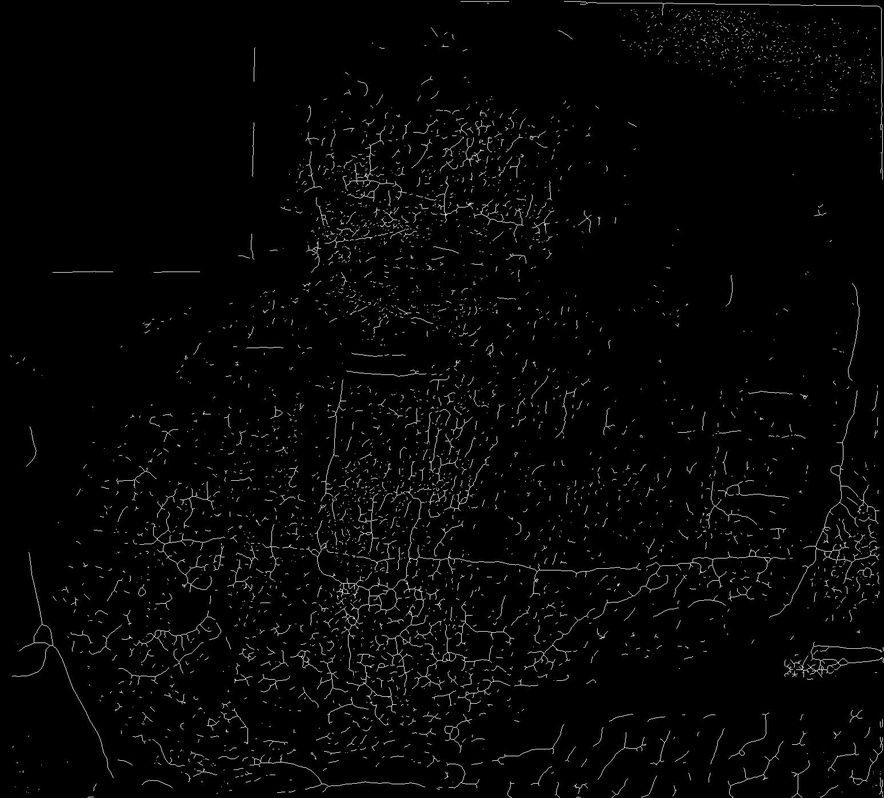
#> input picture ImageProcessingPython/ImagePyInstallerTest.jpg, 884 x 798 px, shrunk from 1547 x 1396 before the run
$ python PyinstallerTest2.py ImagePyInstallerTest.jpg out.png ImagePyInstallerTest.jpg   (older library calls are emulated)
#> lines starting #> are read from the running program, lines starting #| are printed output that depends on the picture; after the words box and inside, x2 and y2 are one past the last pixel; in counts of white or black regions, pixels touching at a corner belong together
### ImageProcessingPython/_frangi.py
import numpy as np

__all__ = ['frangi', 'hessian']


def _frangi_hessian_common_filter(image, scale_range, scale_step,
                                  beta1, beta2):
    """This is an intermediate function for Frangi and Hessian filters.

    Shares the common code for Frangi and Hessian functions.

    Parameters
    ----------
    image : (N, M) ndarray
        Array with input image data.
    scale_range : 2-tuple of floats, optional
        The range of sigmas used.
    scale_step : float, optional
        Step size between sigmas.
    beta1 : float, optional
        Frangi correction constant that adjusts the filter's
        sensitivity to deviation from a blob-like structure.
    beta2 : float, optional
        Frangi correction constant that adjusts the filter's
        sensitivity to areas of high variance/texture/structure.

    Returns
    -------
    filtered_list : list
        List of pre-filtered images.

    """
    # Import has to be here due to circular import error
    #from ..feature import hessian_matrix, hessian_matrix_eigvals
    #from skimage.feature import hessian_matrix, hessian_matrix_eigvals JF


    sigmas = np.arange(scale_range[0], scale_range[1], scale_step)
    if np.any(np.asarray(sigmas) < 0.0):
        raise ValueError("Sigma values less than zero are not valid")

    beta1 = 2 * beta1 ** 2
    beta2 = 2 * beta2 ** 2

    filtered_array = np.zeros(sigmas.shape + image.shape)
    lambdas_array = np.zeros(sigmas.shape + image.shape)

    # Filtering for all sigmas
    for i, sigma in enumerate(sigmas):
        # Make 2D hessian
        (Drr, Drc, Dcc) = hessian_matrix(image, sigma, order='rc')

        # Correct for scale
        Drr = (sigma ** 2) * Drr
        Drc = (sigma ** 2) * Drc
        Dcc = (sigma ** 2) * Dcc

        # Calculate (abs sorted) eigenvalues and vectors
        (lambda1, lambda2) = hessian_matrix_eigvals(Drr, Drc, Dcc)

        # Compute some similarity measures
        lambda1[lambda1 == 0] = 1e-10
        rb = (lambda2 / lambda1) ** 2
        s2 = lambda1 ** 2 + lambda2 ** 2

        # Compute the output image
        filtered = np.exp(-rb / beta1) * (np.ones(np.shape(image)) -
                                          np.exp(-s2 / beta2))

        # Store the results in 3D matrices
        filtered_array[i] = filtered
        lambdas_array[i] = lambda1
    return filtered_array, lambdas_array


def frangi(image, scale_range=(1, 10), scale_step=2, beta1=0.5, beta2=15,
           black_ridges=True):
    """Filter an image with the Frangi filter.

    This filter can be used to detect continuous edges, e.g. vessels,
    wrinkles, rivers. It can be used to calculate the fraction of the
    whole image containing such objects.

    Calculates the eigenvectors of the Hessian to compute the similarity of
    an image region to vessels, according to the method described in _[1].

    Parameters
    ----------
    image : (N, M) ndarray
        Array with input image data.
    scale_range : 2-tuple of floats, optional
        The range of sigmas used.
    scale_step : float, optional
        Step size between sigmas.
    beta1 : float, optional
        Frangi correction constant that adjusts the filter's
        sensitivity to deviation from a blob-like structure.
    beta2 : float, optional
        Frangi correction constant that adjusts the filter's
        sensitivity to areas of high variance/texture/structure.
    black_ridges : boolean, optional
        When True (the default), the filter detects black ridges; when
        False, it detects white ridges.

    Returns
    -------
    out : (N, M) ndarray
        Filtered image (maximum of pixels across all scales).

    Notes
    -----
    Written by Marc Schrijver, 2/11/2001
    Re-Written by D. J. Kroon University of Twente (May 2009)

    References
    ----------
    .. [1] A. Frangi, W. Niessen, K. Vincken, and M. Viergever. "Multiscale
           vessel enhancement filtering," In LNCS, vol. 1496, pages 130-137,
           Germany, 1998. Springer-Verlag.
    .. [2] Kroon, D.J.: Hessian based Frangi vesselness filter.
    .. [3] http://mplab.ucsd.edu/tutorials/gabor.pdf.
    """
    filtered, lambdas = _frangi_hessian_common_filter(image,
                                                      scale_range, scale_step,
                                                      beta1, beta2)
    if black_ridges:
        filtered[lambdas < 0] = 0
    else:
        filtered[lambdas > 0] = 0

    # Return for every pixel the value of the scale(sigma) with the maximum
    # output pixel value
    return np.max(filtered, axis=0)


# [51 lines left out: function hessian, not called in this run]


    ##### JF
from skimage import img_as_float
from scipy import ndimage as ndi
from itertools import combinations_with_replacement


def hessian_matrix(image, sigma=1, mode='constant', cval=0, order=None):
    """Compute Hessian matrix.

    The Hessian matrix is defined as::

        H = [Hrr Hrc]
            [Hrc Hcc]

    which is computed by convolving the image with the second derivatives
    of the Gaussian kernel in the respective x- and y-directions.

    Parameters
    ----------
    image : ndarray
        Input image.
    sigma : float
        Standard deviation used for the Gaussian kernel, which is used as
        weighting function for the auto-correlation matrix.
    mode : {'constant', 'reflect', 'wrap', 'nearest', 'mirror'}, optional
        How to handle values outside the image borders.
    cval : float, optional
        Used in conjunction with mode 'constant', the value outside
        the image boundaries.
    order : {'xy', 'rc'}, optional
        This parameter allows for the use of reverse or forward order of
        the image axes in gradient computation. 'xy' indicates the usage
        of the last axis initially (Hxx, Hxy, Hyy), whilst 'rc' indicates
        the use of the first axis initially (Hrr, Hrc, Hcc).

    Returns
    -------
    Hrr : ndarray
        Element of the Hessian matrix for each pixel in the input image.
    Hrc : ndarray
        Element of the Hessian matrix for each pixel in the input image.
    Hcc : ndarray
        Element of the Hessian matrix for each pixel in the input image.

    Examples
    --------
    >>> from skimage.feature import hessian_matrix
    >>> square = np.zeros((5, 5))
    >>> square[2, 2] = 4
    >>> Hrr, Hrc, Hcc = hessian_matrix(square, sigma=0.1, order = 'rc')
    >>> Hrc
    array([[ 0.,  0.,  0.,  0.,  0.],
           [ 0.,  1.,  0., -1.,  0.],
           [ 0.,  0.,  0.,  0.,  0.],
           [ 0., -1.,  0.,  1.,  0.],
           [ 0.,  0.,  0.,  0.,  0.]])
    """

    image = img_as_float(image)

    gaussian_filtered = ndi.gaussian_filter(image, sigma=sigma,
                                            mode=mode, cval=cval)

    if order is None:
        if image.ndim == 2:
            # The legacy 2D code followed (x, y) convention, so we swap the axis
            # order to maintain compatibility with old code
            warn('deprecation warning: the default order of the hessian matrix values '
                 'will be "row-column" instead of "xy" starting in skimage version 0.15. '
                 'Use order="rc" or order="xy" to set this explicitly')
            order = 'xy'
        else:
            order = 'rc'


    gradients = np.gradient(gaussian_filtered)
    axes = range(image.ndim)

    if order == 'rc':
        axes = reversed(axes)

    H_elems = [np.gradient(gradients[ax0], axis=ax1)
               for ax0, ax1 in combinations_with_replacement(axes, 2)]

    return H_elems


def hessian_matrix_eigvals(Hxx, Hxy, Hyy):
    """Compute Eigenvalues of Hessian matrix.

    Parameters
    ----------
    Hxx : ndarray
        Element of the Hessian matrix for each pixel in the input image.
    Hxy : ndarray
        Element of the Hessian matrix for each pixel in the input image.
    Hyy : ndarray
        Element of the Hessian matrix for each pixel in the input image.

    Returns
    -------
    l1 : ndarray
        Larger eigen value for each input matrix.
    l2 : ndarray
        Smaller eigen value for each input matrix.

    Examples
    --------
    >>> from skimage.feature import hessian_matrix, hessian_matrix_eigvals
    >>> square = np.zeros((5, 5))
    >>> square[2, 2] = 4
    >>> Hxx, Hxy, Hyy = hessian_matrix(square, sigma=0.1, order='rc')
    >>> hessian_matrix_eigvals(Hxx, Hxy, Hyy)[0]
    array([[ 0.,  0.,  2.,  0.,  0.],
           [ 0.,  1.,  0.,  1.,  0.],
           [ 2.,  0., -2.,  0.,  2.],
           [ 0.,  1.,  0.,  1.,  0.],
           [ 0.,  0.,  2.,  0.,  0.]])

    """

    return _image_orthogonal_matrix22_eigvals(Hxx, Hxy, Hyy)

def _image_orthogonal_matrix22_eigvals(M00, M01, M11):
    l1 = (M00 + M11) / 2 + np.sqrt(4 * M01 ** 2 + (M00 - M11) ** 2) / 2
    l2 = (M00 + M11) / 2 - np.sqrt(4 * M01 ** 2 + (M00 - M11) ** 2) / 2
    return l1, l2


### ImageProcessingPython/PyinstallerTest2.py

from skimage import io
from skimage.color import rgb2grey
from skimage import exposure
from skimage.restoration import denoise_tv_chambolle
from _frangi import frangi, hessian
from skimage.filters import threshold_li
from skimage.morphology import skeletonize
import warnings as war
from scipy import misc
import sys
from skimage import morphology
from os import startfile


def processImage(img, removeSmall=0):
    """
    Apply some filters to the given image.
    :param img: image to process
    @type img: string
    :return: processed image
    @type return: result image
    """
    result = None
    # disable warnings
    with war.catch_warnings():
        war.simplefilter("ignore")
        # Convert image to grey scale
        img = rgb2grey(img)
        # Equalize histogram
        imgAdapted = exposure.equalize_adapthist(img, clip_limit=0.91, nbins=100)
        # Reduce noise
        imgAdaptedDenoise = denoise_tv_chambolle(imgAdapted, weight=0.1)
        # Apply frangi filter
        frangiImg = frangi(imgAdaptedDenoise)
        # Calculate image threshold
        threshold = threshold_li(frangiImg)
        # Apply threshold
        thresholdedImg = frangiImg >= threshold
        # Skeletonize image
        skImg = skeletonize(thresholdedImg)
        # Remove small objects (min_size fixed to 70)
        result = morphology.remove_small_objects(skImg, min_size=removeSmall, connectivity=100)
    return result

if __name__ == "__main__":
    imgPath = sys.argv[1]
    savePath = sys.argv[2]
    removeSmall = 0
    if (len(sys.argv)==4):
        removeSmall = sys.argv[3]
    img = io.imread(imgPath)
#> img is the input picture: shape (798, 884); min 0, max 249, mean 6.1
    print('Procesando...')
    result = processImage(img,removeSmall)
#> in processImage, `imgAdapted = exposure.equalize_adapthist(img, clip_limit=0.91, nbins=1..`:
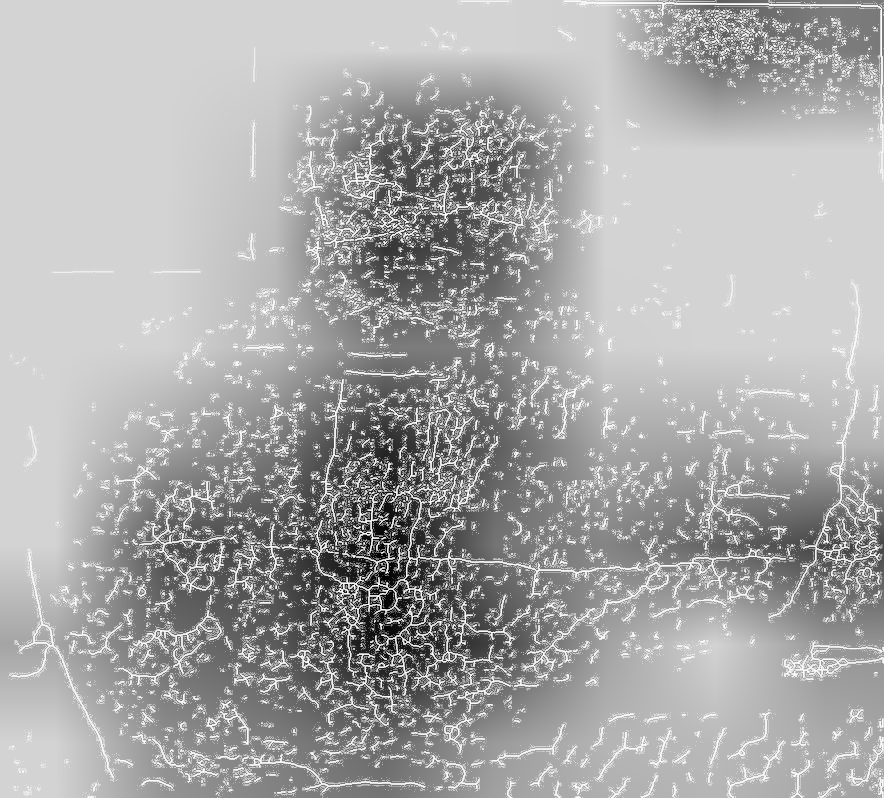
#> imgAdapted: shape (798, 884) float64; min 0, max 1, mean 0.668
#> after the loop in _frangi_hessian_common_filter, `for i, sigma in enumerate(sigmas):`:
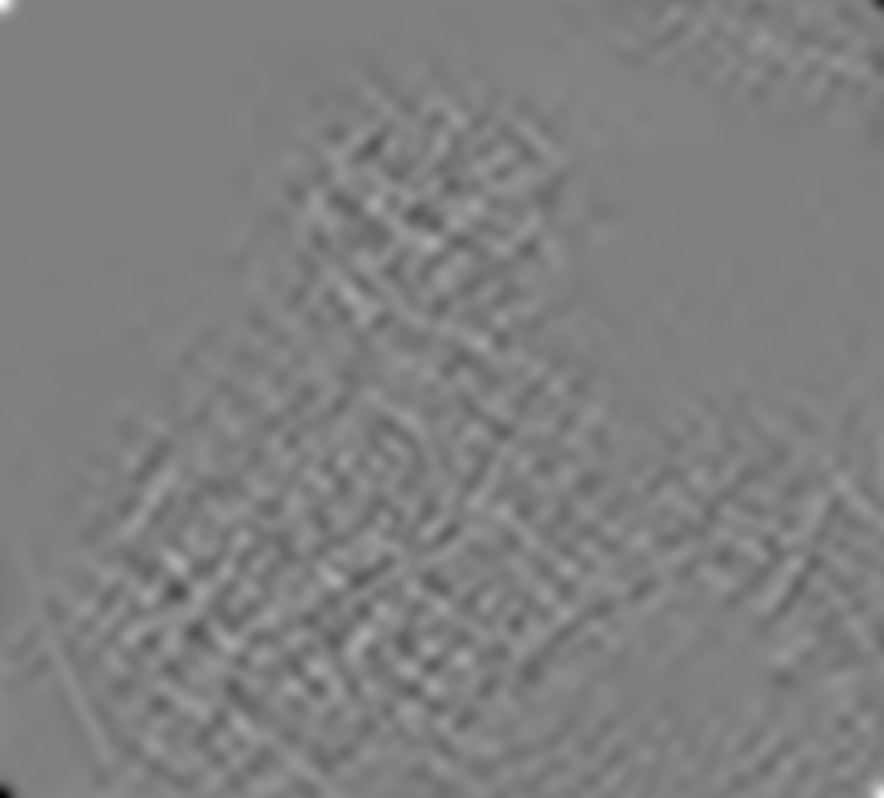
#> Drc: shape (798, 884) float64; min -0.131, max 0.131, mean 4.55e-06; drawn with min black and max white
#> after the loop in _frangi_hessian_common_filter, `for i, sigma in enumerate(sigmas):`:
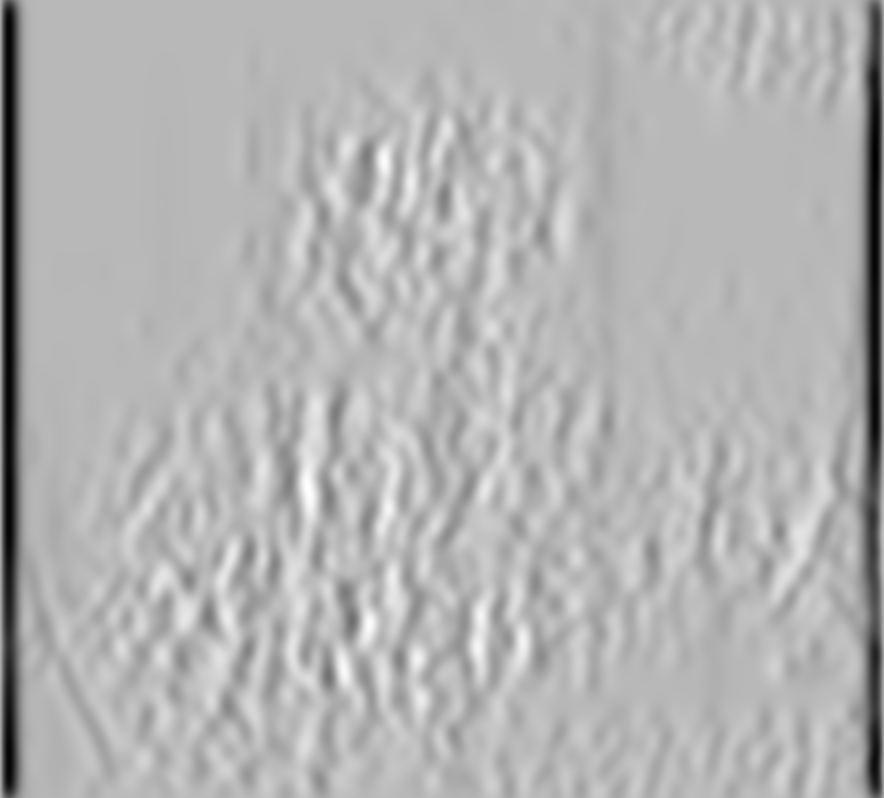
#> Drr: shape (798, 884) float64; min -0.205, max 0.0789, mean -0.00607; drawn with min black and max white
#> after the loop in _frangi_hessian_common_filter, `for i, sigma in enumerate(sigmas):`:
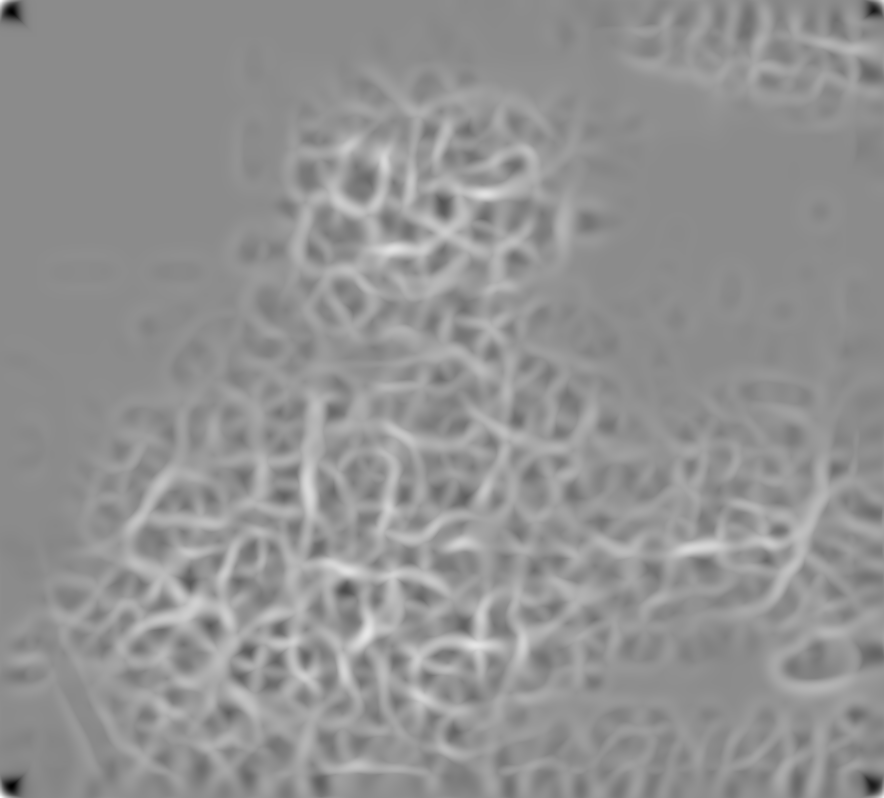
#> lambda1: shape (798, 884) float64; min -0.142, max 0.117, mean 0.00755; drawn with min black and max white
#> in processImage, `threshold = threshold_li(frangiImg)`: threshold = 1.63e-06
#> in processImage, `thresholdedImg = frangiImg >= threshold`:
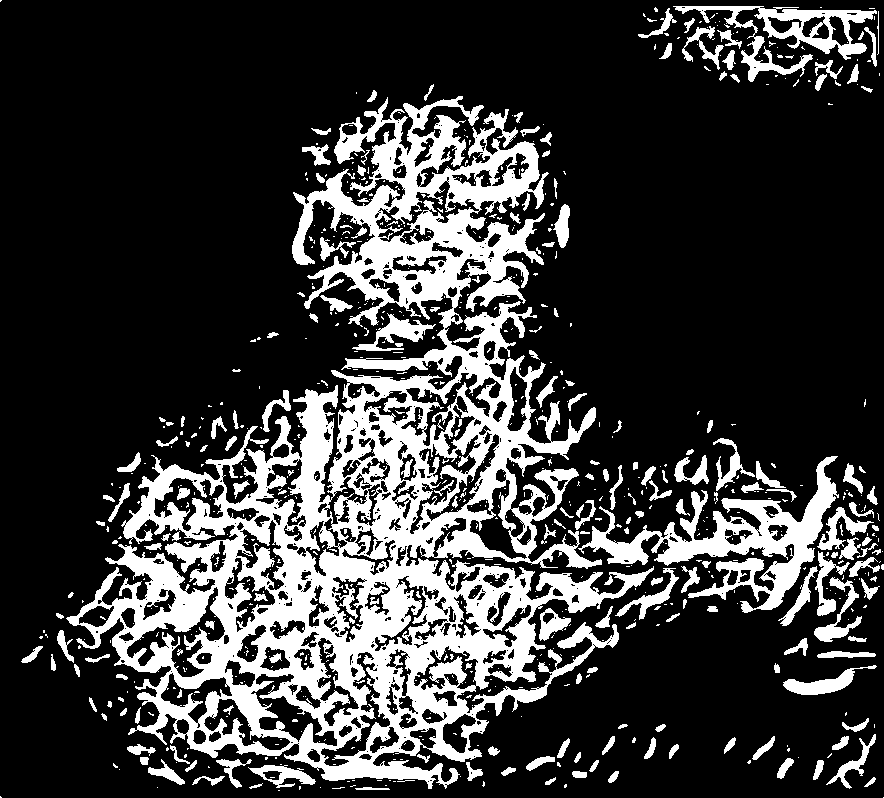
#> thresholdedImg: shape (798, 884) bool; 22.9% white; 790 white regions (592 under 20 px), largest, box (x1, y1, x2, y2) and area: (66, 96, 654, 789) 120809, (578, 456, 839, 613) 10333, (673, 6, 877, 82) 4045
#> in processImage, `skImg = skeletonize(thresholdedImg)`:
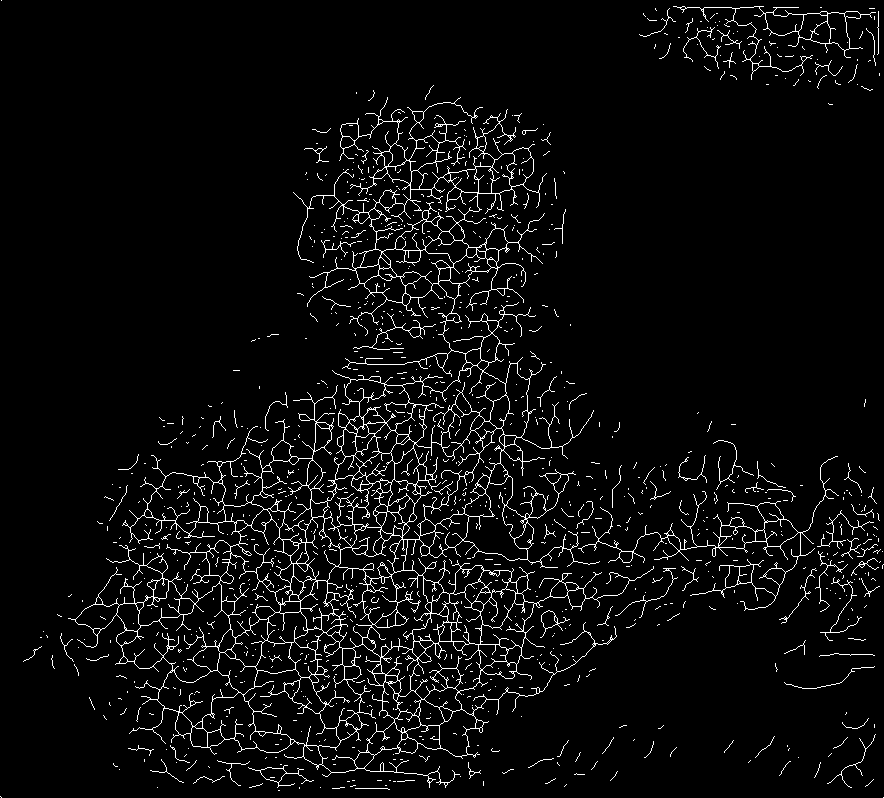
#> skImg: shape (798, 884) bool; 4.5% white in thin lines or dots
#> (the run stopped early here; a loop or call above may not have finished)
